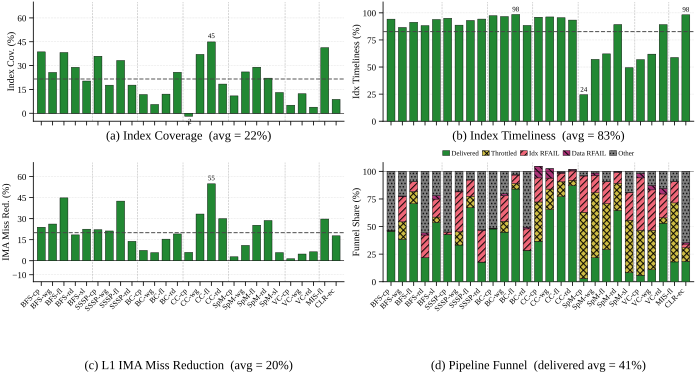

Write Python code to recreate this figure.
#!/usr/bin/env python3
"""
Round 4 §5.3 Layout C: Compact 2x2 — most informative four panels.

  (a) Index Coverage (%)        (b) Index Timeliness (%)
  (c) L1 IMA Miss Reduction (%) (d) Pipeline Funnel (stacked)

Drops Data Coverage and CT Reuse (those go in the appendix). Workload axis:
ORDERED_27 (MST excluded — no IMA prefetches).

Round 4 visual rules:
  - PALETTE_TOL_BRIGHT — green palette[0] for the GRASP bars
  - HATCHES_DENSE for the funnel components (5 stacks)
  - Subplot labels (a)-(d) BELOW each axis
  - Path depth: parents[5]
  - Group-separator vertical dashed lines and per-panel mean reference line

Output: proto_r4_53_C.{pdf,svg} in this directory.
"""
from __future__ import annotations
import json
import sys
from pathlib import Path

import numpy as np

# NOTE: round4/ is 5 levels deep from repo root.
_REPO = Path(__file__).resolve().parents[5]
sys.path.insert(0, str(_REPO / "ima_plan/07_paper_outline/plot_style"))
from plot_util import (  # noqa: E402
    apply_style, save_fig,
    PALETTE_TOL_BRIGHT, HATCHES_DENSE, subplot_label,
)
from workload_names import (  # noqa: E402
    ORDERED_27, SHORT_NAME, group_separator_positions,
)

apply_style()
import matplotlib.pyplot as plt  # noqa: E402


# ── Path constants ───────────────────────────────────────────────────────────
DATA_JSON = _REPO / "ima_plan/07_paper_outline/figures/effectiveness_data.json"
OUT_DIR = Path(__file__).resolve().parent

DATA = json.loads(DATA_JSON.read_text())["workloads"]


# ── Per-metric extractors ────────────────────────────────────────────────────
def idx_coverage(rec):
    base = rec.get("baseline") or {}
    g = rec.get("grasp") or {}
    bm, gm = base.get("ima_idx_misses"), g.get("ima_idx_misses")
    if bm is None or gm is None or bm == 0:
        return None
    return (bm - gm) / bm * 100.0


def idx_timeliness(rec):
    g = rec.get("grasp") or {}
    tl = g.get("ima_timeliness") or {}
    return tl.get("index_pct")


def funnel_components(rec):
    f = (rec.get("grasp") or {}).get("grasp_funnel")
    if not f or f.get("idx_attempted", 0) == 0:
        return None
    ia = float(f["idx_attempted"])
    delivered = float(f["data_got_data"])
    throttled = float(f["data_throttled"])
    idx_rf = float(f["idx_rfail"])
    dat_rf = float(f["data_rfail"])
    other = max(ia - delivered - throttled - idx_rf - dat_rf, 0.0)
    return (
        delivered / ia * 100,
        throttled / ia * 100,
        idx_rf    / ia * 100,
        dat_rf    / ia * 100,
        other     / ia * 100,
    )


# ── Build per-workload arrays in canonical order ─────────────────────────────
n = len(ORDERED_27)
labels = [SHORT_NAME[k] for k in ORDERED_27]
xs = np.arange(n)

idx_cov_arr = np.array([
    idx_coverage(DATA.get(k) or {}) if idx_coverage(DATA.get(k) or {}) is not None else np.nan
    for k in ORDERED_27
])
tl_arr = np.array([
    idx_timeliness(DATA.get(k) or {}) if idx_timeliness(DATA.get(k) or {}) is not None else np.nan
    for k in ORDERED_27
])
ima_total_red = np.array([
    (DATA.get(k) or {}).get("derived", {}).get("ima_total_reduction_pct", np.nan)
    for k in ORDERED_27
])
funnel_rows = [funnel_components(DATA.get(k) or {}) for k in ORDERED_27]
funnel_arr = np.array([
    r if r is not None else (np.nan,) * 5 for r in funnel_rows
])  # (n, 5): delivered, throttled, idx_rf, dat_rf, other


def nm(arr):
    valid = arr[~np.isnan(arr)]
    return float(np.mean(valid)) if valid.size else 0.0


idx_cov_mean = nm(idx_cov_arr)
tl_mean      = nm(tl_arr)
miss_red_mean = nm(ima_total_red)
delivery_mean = nm(funnel_arr[:, 0])


# ── Colours ──────────────────────────────────────────────────────────────────
C_GRASP   = PALETTE_TOL_BRIGHT[0]   # green
C_DELIVER = PALETTE_TOL_BRIGHT[0]   # green
C_THROT   = PALETTE_TOL_BRIGHT[3]   # yellow
C_IDX_RF  = PALETTE_TOL_BRIGHT[1]   # red
C_DAT_RF  = PALETTE_TOL_BRIGHT[2]   # purple
C_OTHER   = PALETTE_TOL_BRIGHT[4]   # gray
C_REGR    = PALETTE_TOL_BRIGHT[1]   # red for negative miss-reduction bars
C_REF     = "#444444"


# ── Figure layout ────────────────────────────────────────────────────────────
fig, axes = plt.subplots(
    nrows=2, ncols=2, figsize=(7.0, 3.7),
    constrained_layout=True,
)

sep_positions = group_separator_positions(ORDERED_27)


def style_xaxis(ax, with_ticks=True):
    ax.set_xticks(xs)
    if with_ticks:
        ax.set_xticklabels(labels, rotation=45, ha="right", fontsize=5.5)
    else:
        ax.set_xticklabels([])
    ax.set_xlim(-0.7, n - 0.3)
    ax.tick_params(axis="x", pad=1)
    for sp in sep_positions:
        ax.axvline(x=sp, color="#999999", linestyle="--",
                   linewidth=0.4, alpha=0.7, zorder=1)


def annotate_outliers(ax, values, hi_thresh, lo_thresh):
    for i, v in enumerate(values):
        if np.isnan(v):
            continue
        if v > hi_thresh or v < lo_thresh:
            offset = 1.5 if v >= 0 else -1.5
            va = "bottom" if v >= 0 else "top"
            ax.text(
                i, v + offset, f"{v:.0f}",
                ha="center", va=va, fontsize=5.0, color="black",
                zorder=6,
            )


# ────────────────────────────────────────────────────────────────────────────
# (a) Index Coverage  (top-left, no x-tick labels — share with row below)
# ────────────────────────────────────────────────────────────────────────────
ax = axes[0, 0]
ax.bar(xs, idx_cov_arr, 0.70,
       color=C_GRASP, edgecolor="black", linewidth=0.3, zorder=3)
ax.axhline(idx_cov_mean, color=C_REF, linestyle="--", linewidth=0.8,
           alpha=0.85, zorder=4)
ax.axhline(0, color="black", linewidth=0.4, zorder=2)
annotate_outliers(ax, idx_cov_arr, hi_thresh=42.0, lo_thresh=2.0)
ax.set_ylim(-5, 70)
ax.set_yticks([0, 15, 30, 45, 60])
ax.set_ylabel("Index Cov. (%)", fontsize=7, labelpad=1)
ax.tick_params(axis="y", labelsize=6.5)
style_xaxis(ax, with_ticks=False)
subplot_label(ax,
              f"(a) Index Coverage  (avg = {idx_cov_mean:.0f}%)",
              y=-0.20)


# ────────────────────────────────────────────────────────────────────────────
# (b) Index Timeliness  (top-right, no x-tick labels)
# ────────────────────────────────────────────────────────────────────────────
ax = axes[0, 1]
ax.bar(xs, tl_arr, 0.70,
       color=C_GRASP, edgecolor="black", linewidth=0.3, zorder=3)
ax.axhline(tl_mean, color=C_REF, linestyle="--", linewidth=0.8,
           alpha=0.85, zorder=4)
annotate_outliers(ax, tl_arr, hi_thresh=98.0, lo_thresh=30.0)
ax.set_ylim(0, 110)
ax.set_yticks([0, 25, 50, 75, 100])
ax.set_ylabel("Idx Timeliness (%)", fontsize=7, labelpad=1)
ax.tick_params(axis="y", labelsize=6.5)
style_xaxis(ax, with_ticks=False)
subplot_label(ax,
              f"(b) Index Timeliness  (avg = {tl_mean:.0f}%)",
              y=-0.20)


# ────────────────────────────────────────────────────────────────────────────
# (c) L1 IMA Miss Reduction  (bottom-left)
# ────────────────────────────────────────────────────────────────────────────
ax = axes[1, 0]
colors_c = [C_GRASP if v >= 0 else C_REGR for v in ima_total_red]
ax.bar(xs, ima_total_red, 0.70,
       color=colors_c, edgecolor="black", linewidth=0.3, zorder=3)
ax.axhline(miss_red_mean, color=C_REF, linestyle="--", linewidth=0.8,
           alpha=0.85, zorder=4)
ax.axhline(0, color="black", linewidth=0.4, zorder=2)
annotate_outliers(ax, ima_total_red, hi_thresh=45.0, lo_thresh=-3.0)
ax.set_ylim(-15, 70)
ax.set_yticks([-10, 0, 15, 30, 45, 60])
ax.set_ylabel("IMA Miss Red. (%)", fontsize=7, labelpad=1)
ax.tick_params(axis="y", labelsize=6.5)
style_xaxis(ax, with_ticks=True)
subplot_label(ax,
              f"(c) L1 IMA Miss Reduction  (avg = {miss_red_mean:.0f}%)",
              y=-0.78)


# ────────────────────────────────────────────────────────────────────────────
# (d) Pipeline Funnel  (bottom-right)
# ────────────────────────────────────────────────────────────────────────────
ax = axes[1, 1]

bottoms = np.zeros(n)
def _stack(values, color, hatch, label):
    global bottoms
    ax.bar(xs, values, 0.70, bottom=bottoms,
           color=color, hatch=hatch, edgecolor="black", linewidth=0.3,
           zorder=3, label=label)
    bottoms = bottoms + values

delivered = funnel_arr[:, 0]
throttled = funnel_arr[:, 1]
idx_rf    = funnel_arr[:, 2]
dat_rf    = funnel_arr[:, 3]
other_loss= funnel_arr[:, 4]

_stack(delivered, C_DELIVER, HATCHES_DENSE[0], "Delivered")
_stack(throttled, C_THROT,   HATCHES_DENSE[3], "Throttled")
_stack(idx_rf,    C_IDX_RF,  HATCHES_DENSE[1], "Idx RFAIL")
_stack(dat_rf,    C_DAT_RF,  HATCHES_DENSE[2], "Data RFAIL")
_stack(other_loss,C_OTHER,   HATCHES_DENSE[4], "Other")

ax.axhline(100, color="black", linewidth=0.4, alpha=0.6, zorder=4)
ax.set_ylim(0, 108)
ax.set_yticks([0, 25, 50, 75, 100])
ax.set_ylabel("Funnel Share (%)", fontsize=7, labelpad=1)
ax.tick_params(axis="y", labelsize=6.5)
style_xaxis(ax, with_ticks=True)

# Compact legend ABOVE this panel
ax.legend(
    ncol=5, fontsize=5.0, frameon=False,
    loc="lower center", bbox_to_anchor=(0.5, 1.00),
    handlelength=1.0, handleheight=0.7,
    columnspacing=0.5, handletextpad=0.25,
)
subplot_label(ax,
              f"(d) Pipeline Funnel  (delivered avg = {delivery_mean:.0f}%)",
              y=-0.78)


# ── Save ────────────────────────────────────────────────────────────────────
save_fig(fig, "proto_r4_53_C", OUT_DIR)
plt.close(fig)


# ── Console summary ────────────────────────────────────────────────────────
print("=== Round 4 §5.3 Layout C — Compact 2x2 ===")
print(f"workloads = {n}")
print(f"  Idx Coverage   avg = {idx_cov_mean:5.1f}%   "
      f"min = {np.nanmin(idx_cov_arr):5.1f}%  max = {np.nanmax(idx_cov_arr):5.1f}%")
print(f"  Idx Timeliness avg = {tl_mean:5.1f}%   "
      f"min = {np.nanmin(tl_arr):5.1f}%  max = {np.nanmax(tl_arr):5.1f}%")
print(f"  IMA Tot Red    avg = {miss_red_mean:5.1f}%   "
      f"min = {np.nanmin(ima_total_red):5.1f}%  max = {np.nanmax(ima_total_red):5.1f}%")
print(f"  Funnel deliv.  avg = {delivery_mean:5.1f}%   "
      f"min = {np.nanmin(delivered):5.1f}%  max = {np.nanmax(delivered):5.1f}%")
print(f"\nSaved to {OUT_DIR}/proto_r4_53_C.{{pdf,svg}}")
